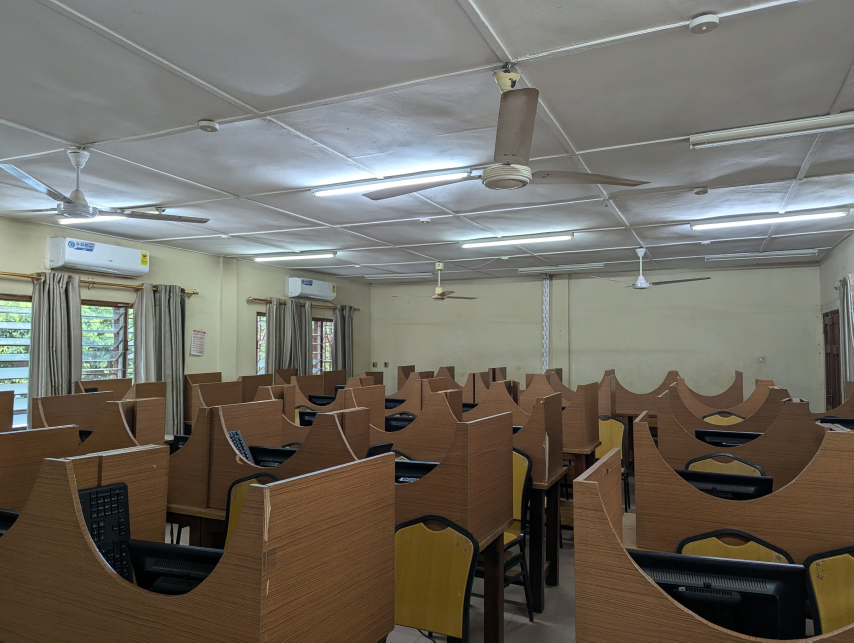
#> input picture image.jpg, 2560 x 1927 px (shown at 1/3 size)
$ python main.py
#> lines starting #> are read from the running program, lines starting #| are printed output that depends on the picture; after the words box and inside, x2 and y2 are one past the last pixel; in counts of white or black regions, pixels touching at a corner belong together
import cv2


def cartoonize_image(image_path):
    # Load the image
#> called with image_path = 'image.jpg'
    img = cv2.imread(image_path)
#> img is the input picture: shape (1927, 2560, 3); mean B, G, R 97.7, 106.7, 111.3

    # Resize the image (optional, but often used to standardize processing)
    img = cv2.resize(img, (500, 500)) # Resizes the image to 500x500 pixels
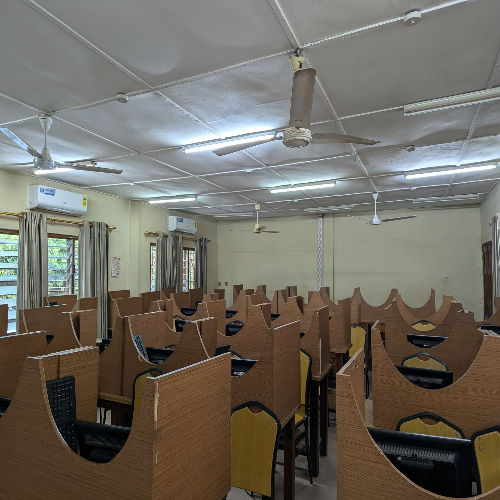
#> img: shape (500, 500, 3); mean B, G, R 97.6, 106.7, 111.2

    # Convert to grayscale
    gray = cv2.cvtColor(img, cv2.COLOR_BGR2GRAY)
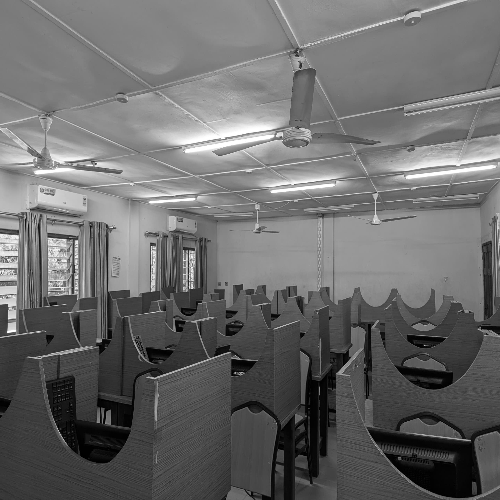
#> gray: shape (500, 500); min 0, max 255, mean 107

    # Apply median blur to reduce noise
    gray = cv2.medianBlur(gray, 5) # Applies a 5x5 median filter
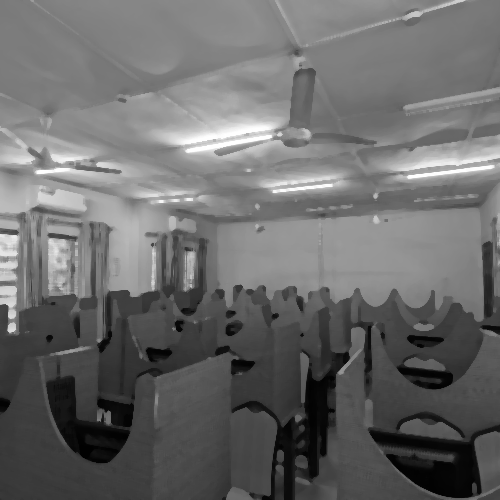
#> gray: shape (500, 500); min 1, max 255, mean 106.6

    # Detect edges using adaptive thresholding
    edges = cv2.adaptiveThreshold(gray, 255, cv2.ADAPTIVE_THRESH_MEAN_C, cv2.THRESH_BINARY, 9, 10)
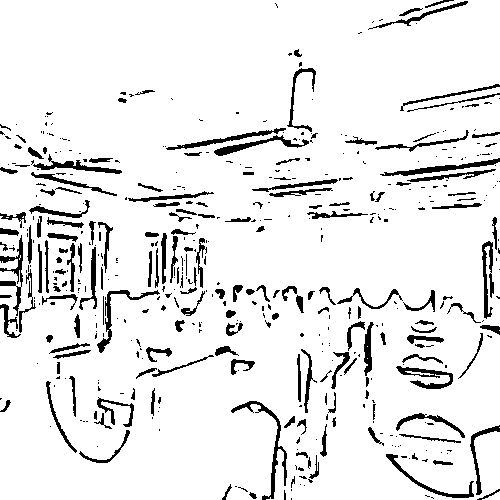
#> edges: shape (500, 500); 91.2% white; 489 black regions (311 under 20 px), largest, box (x1, y1, x2, y2) and area: (231, 401, 287, 500) 663, (380, 158, 500, 176) 545, (0, 235, 23, 316) 497
    # 255: Maximum pixel value
    # cv2.ADAPTIVE_THRESH_MEAN_C: Threshold value is the mean of the neighborhood area minus the constant C.
    # cv2.THRESH_BINARY: Pixel values above the threshold are set to maxval, others to 0.
    # 9: Block size used to calculate the threshold.
    # 10: Constant subtracted from the mean.

    # Apply bilateral filter to smooth colors
    color = cv2.bilateralFilter(img, 9, 250, 250)
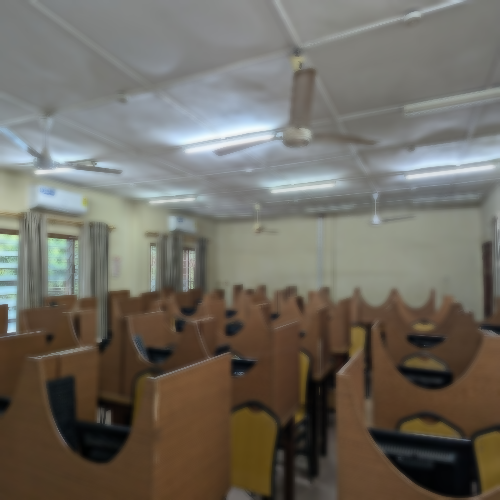
#> color: shape (500, 500, 3); mean B, G, R 97.5, 106.5, 111.1
    # 9: Diameter of each pixel neighborhood.
    # 250: SigmaColor (filter sigma in the color space).
    # 250: SigmaSpace (filter sigma in the coordinate space).

    # Combine edges and color using bitwise AND
    cartoon = cv2.bitwise_and(color, color, mask=edges)
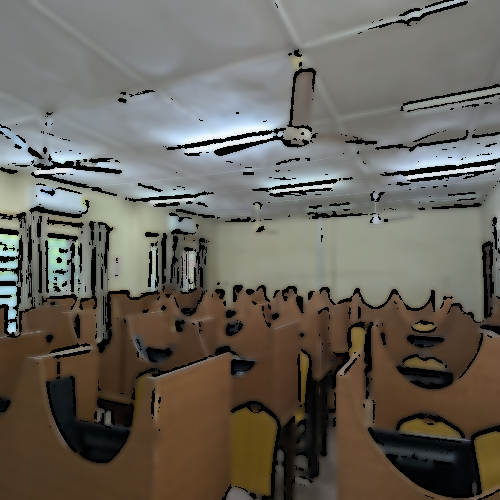
#> cartoon: shape (500, 500, 3); mean B, G, R 89.9, 98.5, 103

    # Display the cartoonized image
    cv2.imshow("Cartoonized Image", cartoon)
    cv2.waitKey(0)  # Wait for a key press to close the window
    cv2.destroyAllWindows()

# Example usage (replace "your_image.jpg" with the actual image path)
cartoonize_image("image.jpg")
